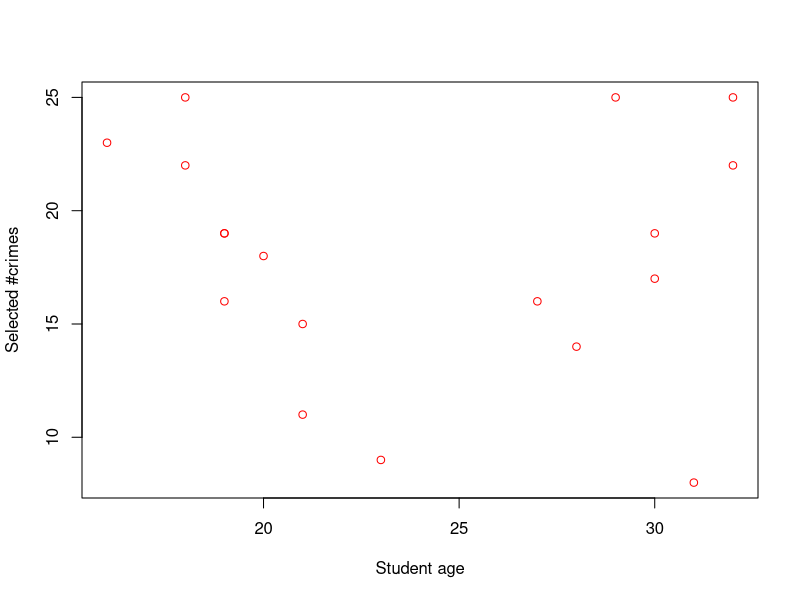
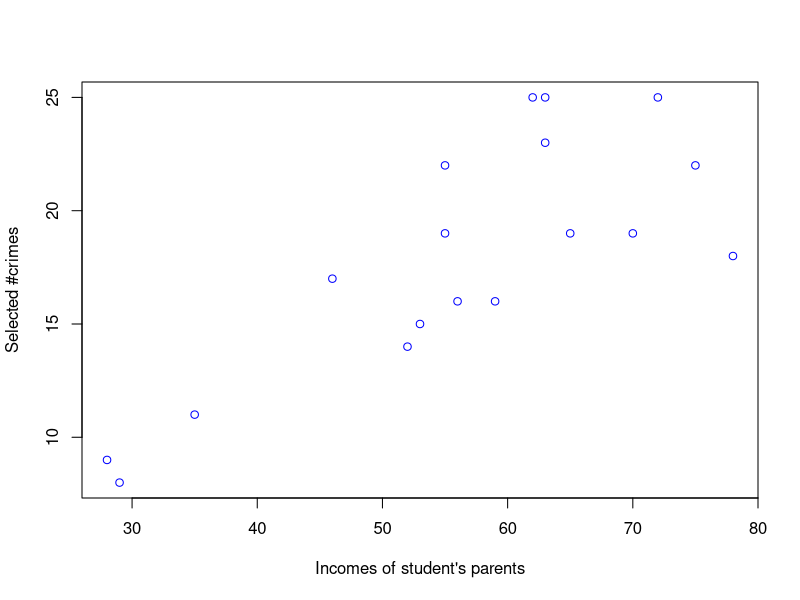
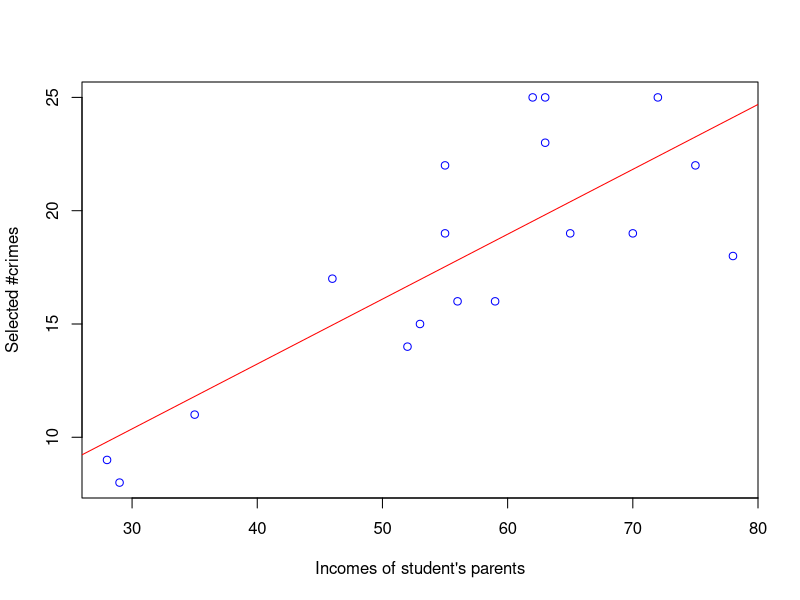
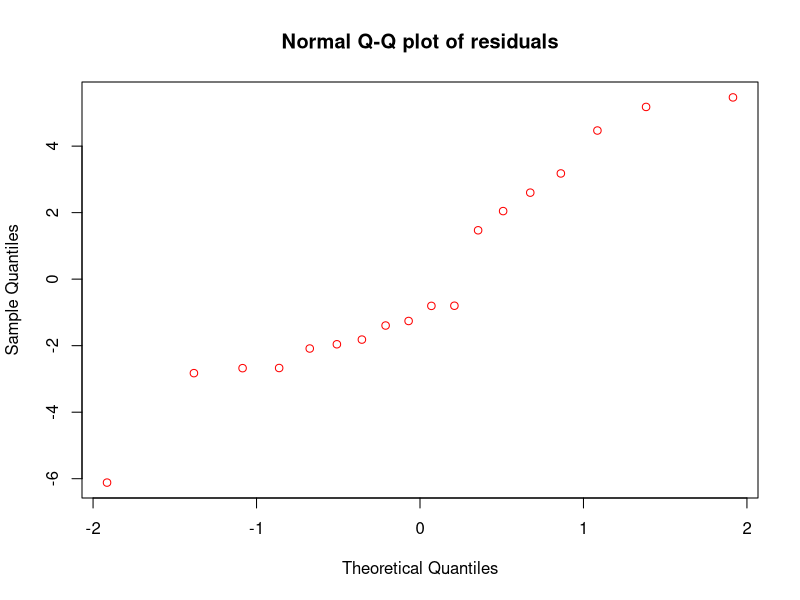
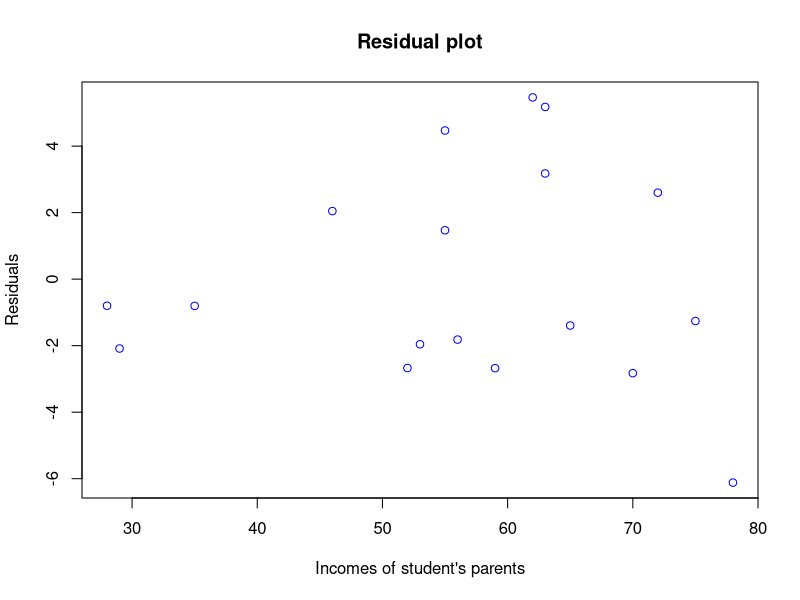

The R source for these figures, in order:
## ---- chunk 1
knitr::opts_chunk$set(echo = TRUE)
## ---- chunk 2

crimeData <- read.table('crimemale.txt', header=TRUE)

# a)
plot(crimeData$age, crimeData$crimes, xlab = "Student age", ylab = "Selected #crimes", col = "red")

## ---- chunk 3
crimeData <- read.table('crimemale.txt', header=TRUE)
plot(crimeData$income, crimeData$crimes, xlab = "Incomes of student's parents", ylab = "Selected #crimes", col = "blue")

## ---- chunk 4

lmCrime = lm(crimeData$crimes ~ crimeData$income)

coefs = lmCrime$coef

plot(crimeData$income, crimeData$crimes, xlab = "Incomes of student's parents", ylab = "Selected #crimes", col = "blue")
abline(coefs, col = "red")

## ---- chunk 5
lmCrime = lm(crimeData$crimes ~ crimeData$income)
qqnorm(lmCrime$res,main="Normal Q-Q plot of residuals", col = "red")
## ---- chunk 6
lmCrime = lm(crimeData$crimes ~ crimeData$income)
plot(crimeData$income,lmCrime$res,ylab="Residuals", xlab="Incomes of student's parents",main="Residual plot", col="blue")

